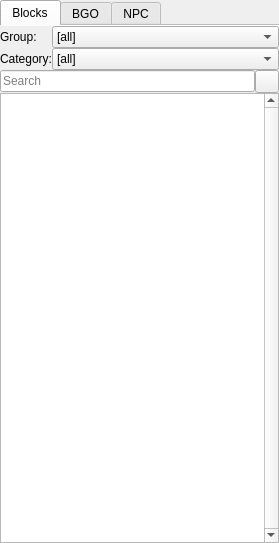
<?xml version="1.0" encoding="UTF-8"?>
<ui version="4.0">
 <class>LevelItemBox</class>
 <widget class="QDockWidget" name="LevelItemBox">
  <property name="geometry">
   <rect>
    <x>0</x>
    <y>0</y>
    <width>279</width>
    <height>543</height>
   </rect>
  </property>
  <property name="focusPolicy">
   <enum>Qt::ClickFocus</enum>
  </property>
  <property name="windowIcon">
   <iconset resource="../../_resources/toolbar/toolbar.qrc">
    <normaloff>:/toolbar/dock/item_browser_level.png</normaloff>:/toolbar/dock/item_browser_level.png</iconset>
  </property>
  <property name="allowedAreas">
   <set>Qt::BottomDockWidgetArea|Qt::LeftDockWidgetArea|Qt::RightDockWidgetArea</set>
  </property>
  <property name="windowTitle">
   <string>Level items browser</string>
  </property>
  <property name="currentIndex" stdset="0">
   <number>0</number>
  </property>
  <widget class="QTabWidget" name="LevelToolBoxTabs">
   <property name="tabPosition">
    <enum>QTabWidget::North</enum>
   </property>
   <property name="currentIndex">
    <number>0</number>
   </property>
   <property name="documentMode">
    <bool>true</bool>
   </property>
   <widget class="QWidget" name="Blocks">
    <attribute name="title">
     <string>Blocks</string>
    </attribute>
    <layout class="QGridLayout" name="BlocksG" rowstretch="0,0,0,0,0" columnstretch="0,90,9" columnminimumwidth="50,0,15">
     <property name="leftMargin">
      <number>0</number>
     </property>
     <property name="topMargin">
      <number>0</number>
     </property>
     <property name="rightMargin">
      <number>0</number>
     </property>
     <property name="bottomMargin">
      <number>0</number>
     </property>
     <property name="spacing">
      <number>0</number>
     </property>
     <item row="1" column="0">
      <widget class="QLabel" name="BlockCatLabel">
       <property name="text">
        <string>Category:</string>
       </property>
      </widget>
     </item>
     <item row="0" column="0">
      <widget class="QLabel" name="BlockGroupLabel">
       <property name="text">
        <string>Group:</string>
       </property>
      </widget>
     </item>
     <item row="0" column="1" colspan="2">
      <widget class="QComboBox" name="BlockGroupList">
       <item>
        <property name="text">
         <string notr="true">[all]</string>
        </property>
       </item>
      </widget>
     </item>
     <item row="1" column="1" colspan="2">
      <widget class="QComboBox" name="BlockCatList">
       <property name="maxVisibleItems">
        <number>30</number>
       </property>
       <item>
        <property name="text">
         <string notr="true">[all]</string>
        </property>
       </item>
      </widget>
     </item>
     <item row="4" column="0" colspan="3">
      <widget class="QListView" name="BlockItemsList">
       <property name="contextMenuPolicy">
        <enum>Qt::CustomContextMenu</enum>
       </property>
       <property name="lineWidth">
        <number>1</number>
       </property>
       <property name="verticalScrollBarPolicy">
        <enum>Qt::ScrollBarAlwaysOn</enum>
       </property>
       <property name="sizeAdjustPolicy">
        <enum>QAbstractScrollArea::AdjustToContents</enum>
       </property>
       <property name="editTriggers">
        <set>QAbstractItemView::NoEditTriggers</set>
       </property>
       <property name="showDropIndicator" stdset="0">
        <bool>false</bool>
       </property>
       <property name="dragEnabled">
        <bool>false</bool>
       </property>
       <property name="dragDropOverwriteMode">
        <bool>false</bool>
       </property>
       <property name="dragDropMode">
        <enum>QAbstractItemView::DragDrop</enum>
       </property>
       <property name="selectionMode">
        <enum>QAbstractItemView::SingleSelection</enum>
       </property>
       <property name="selectionBehavior">
        <enum>QAbstractItemView::SelectItems</enum>
       </property>
       <property name="iconSize">
        <size>
         <width>48</width>
         <height>48</height>
        </size>
       </property>
       <property name="textElideMode">
        <enum>Qt::ElideNone</enum>
       </property>
       <property name="verticalScrollMode">
        <enum>QAbstractItemView::ScrollPerItem</enum>
       </property>
       <property name="movement">
        <enum>QListView::Snap</enum>
       </property>
       <property name="resizeMode">
        <enum>QListView::Adjust</enum>
       </property>
       <property name="layoutMode">
        <enum>QListView::Batched</enum>
       </property>
       <property name="spacing">
        <number>20</number>
       </property>
       <property name="viewMode">
        <enum>QListView::IconMode</enum>
       </property>
       <property name="uniformItemSizes">
        <bool>false</bool>
       </property>
       <property name="wordWrap">
        <bool>true</bool>
       </property>
       <property name="sortingEnabled" stdset="0">
        <bool>true</bool>
       </property>
      </widget>
     </item>
     <item row="3" column="0" colspan="2">
      <widget class="QLineEdit" name="BlockFilterField">
       <property name="placeholderText">
        <string>Search</string>
       </property>
       <property name="clearButtonEnabled">
        <bool>true</bool>
       </property>
      </widget>
     </item>
     <item row="3" column="2">
      <widget class="QToolButton" name="BlockFilterSetup">
       <property name="sizePolicy">
        <sizepolicy hsizetype="Minimum" vsizetype="Preferred">
         <horstretch>0</horstretch>
         <verstretch>0</verstretch>
        </sizepolicy>
       </property>
       <property name="text">
        <string notr="true"/>
       </property>
       <property name="icon">
        <iconset resource="../../_resources/dock/dock.qrc">
         <normaloff>:/dock/wrench_16x16.png</normaloff>:/dock/wrench_16x16.png</iconset>
       </property>
       <property name="popupMode">
        <enum>QToolButton::InstantPopup</enum>
       </property>
       <property name="arrowType">
        <enum>Qt::NoArrow</enum>
       </property>
      </widget>
     </item>
    </layout>
   </widget>
   <widget class="QWidget" name="BGOs">
    <attribute name="title">
     <string>BGO</string>
    </attribute>
    <layout class="QGridLayout" name="BGOsG" columnstretch="0,90,9" columnminimumwidth="50,0,15">
     <property name="leftMargin">
      <number>0</number>
     </property>
     <property name="topMargin">
      <number>0</number>
     </property>
     <property name="rightMargin">
      <number>0</number>
     </property>
     <property name="bottomMargin">
      <number>0</number>
     </property>
     <property name="spacing">
      <number>0</number>
     </property>
     <item row="1" column="0">
      <widget class="QLabel" name="BGOCatLabel">
       <property name="text">
        <string>Category:</string>
       </property>
      </widget>
     </item>
     <item row="0" column="0">
      <widget class="QLabel" name="BGOGroupLabel">
       <property name="text">
        <string>Group:</string>
       </property>
      </widget>
     </item>
     <item row="1" column="1" colspan="2">
      <widget class="QComboBox" name="BGOCatList">
       <property name="maxVisibleItems">
        <number>30</number>
       </property>
       <item>
        <property name="text">
         <string notr="true">[all]</string>
        </property>
       </item>
      </widget>
     </item>
     <item row="0" column="1" colspan="2">
      <widget class="QComboBox" name="BGOGroupList">
       <item>
        <property name="text">
         <string notr="true">[all]</string>
        </property>
       </item>
      </widget>
     </item>
     <item row="3" column="0" colspan="3">
      <widget class="QListView" name="BGOItemsList">
       <property name="contextMenuPolicy">
        <enum>Qt::CustomContextMenu</enum>
       </property>
       <property name="lineWidth">
        <number>1</number>
       </property>
       <property name="verticalScrollBarPolicy">
        <enum>Qt::ScrollBarAlwaysOn</enum>
       </property>
       <property name="sizeAdjustPolicy">
        <enum>QAbstractScrollArea::AdjustToContents</enum>
       </property>
       <property name="editTriggers">
        <set>QAbstractItemView::NoEditTriggers</set>
       </property>
       <property name="showDropIndicator" stdset="0">
        <bool>false</bool>
       </property>
       <property name="dragEnabled">
        <bool>false</bool>
       </property>
       <property name="dragDropOverwriteMode">
        <bool>false</bool>
       </property>
       <property name="dragDropMode">
        <enum>QAbstractItemView::DragDrop</enum>
       </property>
       <property name="selectionMode">
        <enum>QAbstractItemView::SingleSelection</enum>
       </property>
       <property name="selectionBehavior">
        <enum>QAbstractItemView::SelectItems</enum>
       </property>
       <property name="iconSize">
        <size>
         <width>48</width>
         <height>48</height>
        </size>
       </property>
       <property name="textElideMode">
        <enum>Qt::ElideNone</enum>
       </property>
       <property name="movement">
        <enum>QListView::Snap</enum>
       </property>
       <property name="resizeMode">
        <enum>QListView::Adjust</enum>
       </property>
       <property name="layoutMode">
        <enum>QListView::Batched</enum>
       </property>
       <property name="spacing">
        <number>20</number>
       </property>
       <property name="viewMode">
        <enum>QListView::IconMode</enum>
       </property>
       <property name="uniformItemSizes">
        <bool>false</bool>
       </property>
       <property name="batchSize">
        <number>150</number>
       </property>
       <property name="wordWrap">
        <bool>true</bool>
       </property>
       <property name="sortingEnabled" stdset="0">
        <bool>true</bool>
       </property>
      </widget>
     </item>
     <item row="2" column="0" colspan="2">
      <widget class="QLineEdit" name="BGOFilterField">
       <property name="placeholderText">
        <string>Search</string>
       </property>
       <property name="clearButtonEnabled">
        <bool>true</bool>
       </property>
      </widget>
     </item>
     <item row="2" column="2">
      <widget class="QToolButton" name="BGOFilterSetup">
       <property name="sizePolicy">
        <sizepolicy hsizetype="Minimum" vsizetype="Preferred">
         <horstretch>0</horstretch>
         <verstretch>0</verstretch>
        </sizepolicy>
       </property>
       <property name="text">
        <string notr="true"/>
       </property>
       <property name="icon">
        <iconset resource="../../_resources/dock/dock.qrc">
         <normaloff>:/dock/wrench_16x16.png</normaloff>:/dock/wrench_16x16.png</iconset>
       </property>
       <property name="popupMode">
        <enum>QToolButton::InstantPopup</enum>
       </property>
      </widget>
     </item>
    </layout>
   </widget>
   <widget class="QWidget" name="NPCs">
    <attribute name="title">
     <string>NPC</string>
    </attribute>
    <layout class="QGridLayout" name="NPCsG" columnstretch="0,90,9" columnminimumwidth="50,0,15">
     <property name="leftMargin">
      <number>0</number>
     </property>
     <property name="topMargin">
      <number>0</number>
     </property>
     <property name="rightMargin">
      <number>0</number>
     </property>
     <property name="bottomMargin">
      <number>0</number>
     </property>
     <property name="spacing">
      <number>0</number>
     </property>
     <item row="1" column="0">
      <widget class="QLabel" name="NPCCatLabel">
       <property name="text">
        <string>Category:</string>
       </property>
      </widget>
     </item>
     <item row="1" column="1" colspan="2">
      <widget class="QComboBox" name="NPCCatList">
       <property name="maxVisibleItems">
        <number>30</number>
       </property>
       <item>
        <property name="text">
         <string notr="true">[all]</string>
        </property>
       </item>
      </widget>
     </item>
     <item row="0" column="0">
      <widget class="QLabel" name="label_26">
       <property name="text">
        <string>Group:</string>
       </property>
      </widget>
     </item>
     <item row="0" column="1" colspan="2">
      <widget class="QComboBox" name="NPCGroupList">
       <item>
        <property name="text">
         <string notr="true">[all]</string>
        </property>
       </item>
      </widget>
     </item>
     <item row="3" column="0" colspan="3">
      <widget class="QListView" name="NPCItemsList">
       <property name="contextMenuPolicy">
        <enum>Qt::CustomContextMenu</enum>
       </property>
       <property name="lineWidth">
        <number>1</number>
       </property>
       <property name="verticalScrollBarPolicy">
        <enum>Qt::ScrollBarAlwaysOn</enum>
       </property>
       <property name="sizeAdjustPolicy">
        <enum>QAbstractScrollArea::AdjustToContents</enum>
       </property>
       <property name="editTriggers">
        <set>QAbstractItemView::NoEditTriggers</set>
       </property>
       <property name="showDropIndicator" stdset="0">
        <bool>false</bool>
       </property>
       <property name="dragEnabled">
        <bool>false</bool>
       </property>
       <property name="dragDropOverwriteMode">
        <bool>false</bool>
       </property>
       <property name="dragDropMode">
        <enum>QAbstractItemView::DragDrop</enum>
       </property>
       <property name="selectionMode">
        <enum>QAbstractItemView::SingleSelection</enum>
       </property>
       <property name="selectionBehavior">
        <enum>QAbstractItemView::SelectItems</enum>
       </property>
       <property name="iconSize">
        <size>
         <width>48</width>
         <height>48</height>
        </size>
       </property>
       <property name="textElideMode">
        <enum>Qt::ElideNone</enum>
       </property>
       <property name="movement">
        <enum>QListView::Snap</enum>
       </property>
       <property name="resizeMode">
        <enum>QListView::Adjust</enum>
       </property>
       <property name="layoutMode">
        <enum>QListView::Batched</enum>
       </property>
       <property name="spacing">
        <number>20</number>
       </property>
       <property name="viewMode">
        <enum>QListView::IconMode</enum>
       </property>
       <property name="uniformItemSizes">
        <bool>false</bool>
       </property>
       <property name="batchSize">
        <number>150</number>
       </property>
       <property name="wordWrap">
        <bool>true</bool>
       </property>
       <property name="sortingEnabled" stdset="0">
        <bool>true</bool>
       </property>
      </widget>
     </item>
     <item row="2" column="0" colspan="2">
      <widget class="QLineEdit" name="NPCFilterField">
       <property name="placeholderText">
        <string>Search</string>
       </property>
       <property name="clearButtonEnabled">
        <bool>true</bool>
       </property>
      </widget>
     </item>
     <item row="2" column="2">
      <widget class="QToolButton" name="NPCFilterSetup">
       <property name="sizePolicy">
        <sizepolicy hsizetype="Minimum" vsizetype="Preferred">
         <horstretch>0</horstretch>
         <verstretch>0</verstretch>
        </sizepolicy>
       </property>
       <property name="text">
        <string notr="true"/>
       </property>
       <property name="icon">
        <iconset resource="../../_resources/dock/dock.qrc">
         <normaloff>:/dock/wrench_16x16.png</normaloff>:/dock/wrench_16x16.png</iconset>
       </property>
       <property name="popupMode">
        <enum>QToolButton::InstantPopup</enum>
       </property>
       <property name="arrowType">
        <enum>Qt::NoArrow</enum>
       </property>
      </widget>
     </item>
    </layout>
   </widget>
  </widget>
 </widget>
 <resources>
  <include location="../../_resources/dock/dock.qrc"/>
  <include location="../../_resources/toolbar/toolbar.qrc"/>
 </resources>
 <connections/>
</ui>
